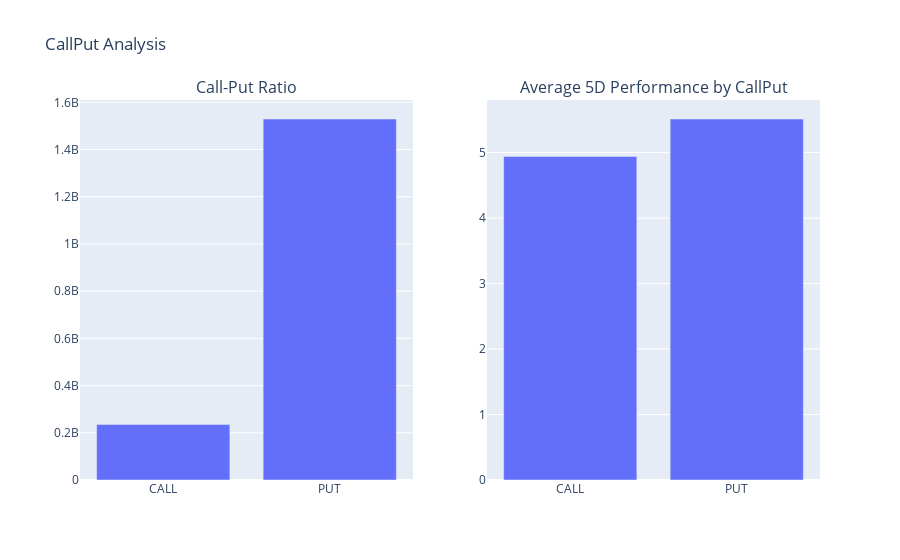

Notebook source saved alongside this figure:
### Code cell
# Group by 'CallPut' and calculate the sum of 'Premium'
callput_ratio = sector_data.groupby(['CallPut'])['Premium'].sum().reset_index()

# Create a bar chart for CallPut ratio
fig1 = px.bar(callput_ratio, x='CallPut', y='Premium', title='Call-Put Ratio')

# Group by 'CallPut' and calculate the average of '5D Performance'
avg_5d_performance = sector_data.groupby(['CallPut'])['5D Performance'].mean().reset_index()

# Create a bar chart for average '5D Performance' by CallPut
fig2 = px.bar(avg_5d_performance, x='CallPut', y='5D Performance', title='Average 5D Performance by CallPut')

# Create subplots with 1 row and 2 columns
fig = make_subplots(rows=1, cols=2, subplot_titles=('Call-Put Ratio', 'Average 5D Performance by CallPut'))

# Add bar chart to the first subplot
fig.add_trace(fig1.data[0], row=1, col=1)

# Add bar chart to the second subplot
fig.add_trace(fig2.data[0], row=1, col=2)

# Update layout
fig.update_layout(title='CallPut Analysis')

# Show the plot
fig.show()

### Figure 1 — Plotly figure (JSON) as saved in the notebook; plotly's stock layout.template omitted (floating-point values rounded to 4 significant figures)
{"data": [{"alignmentgroup": "True", "hovertemplate": "CallPut=%{x}<br>Premium=%{y}<extra></extra>", "legendgroup": "", "marker": {"color": "#636efa", "pattern": {"shape": ""}}, "name": "", "offsetgroup": "", "orientation": "v", "showlegend": false, "textposition": "auto", "type": "bar", "x": ["CALL", "PUT"], "xaxis": "x", "y": [235484184, 1529341090], "yaxis": "y"}, {"alignmentgroup": "True", "hovertemplate": "CallPut=%{x}<br>5D Performance=%{y}<extra></extra>", "legendgroup": "", "marker": {"color": "#636efa", "pattern": {"shape": ""}}, "name": "", "offsetgroup": "", "orientation": "v", "showlegend": false, "textposition": "auto", "type": "bar", "x": ["CALL", "PUT"], "xaxis": "x2", "y": [4.941, 5.513], "yaxis": "y2"}], "layout": {"annotations": [{"font": {"size": 16}, "showarrow": false, "text": "Call-Put Ratio", "x": 0.225, "xanchor": "center", "xref": "paper", "y": 1, "yanchor": "bottom", "yref": "paper"}, {"font": {"size": 16}, "showarrow": false, "text": "Average 5D Performance by CallPut", "x": 0.775, "xanchor": "center", "xref": "paper", "y": 1, "yanchor": "bottom", "yref": "paper"}], "title": {"text": "CallPut Analysis"}, "xaxis": {"anchor": "y", "domain": [0, 0.45]}, "xaxis2": {"anchor": "y2", "domain": [0.55, 1]}, "yaxis": {"anchor": "x", "domain": [0, 1]}, "yaxis2": {"anchor": "x2", "domain": [0, 1]}}}
